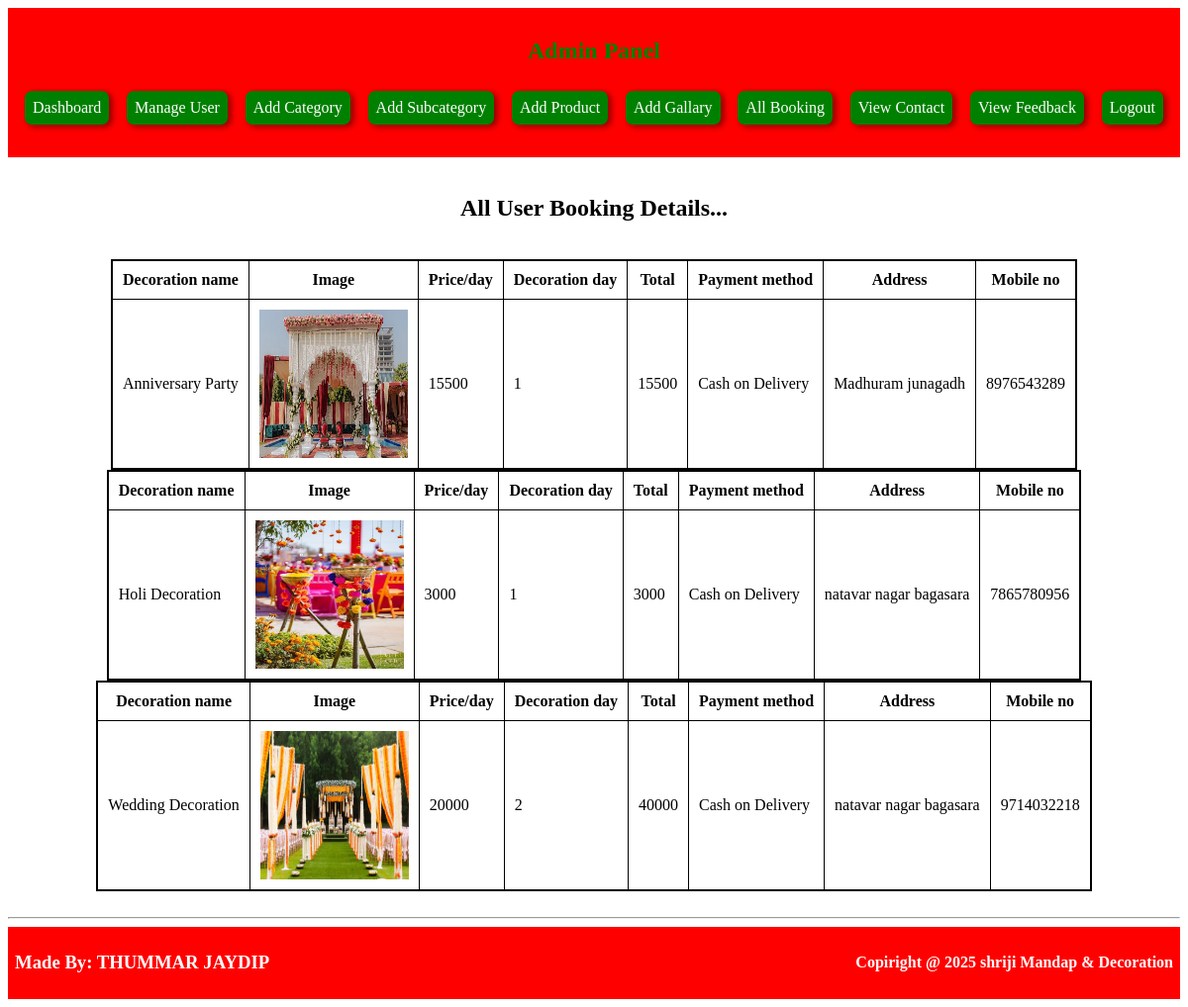
The app's page /admin/php/viewbooking.php with its own data.
### tables this page shows
CREATE TABLE `booknow` (
  `id` int(11) NOT NULL,
  `name` varchar(50) NOT NULL,
  `image` varchar(100) NOT NULL,
  `price` varchar(50) NOT NULL,
  `dayofdecoration` varchar(20) NOT NULL,
  `total` varchar(30) NOT NULL,
  `payment` varchar(30) NOT NULL,
  `address` varchar(50) NOT NULL,
  `mobile` varchar(10) NOT NULL,
  `user_id` int(100) NOT NULL
);

### admin/php/viewbooking.php (the view, shortened to what this page needs)
<?php
include 'header.php';
include 'dbconnection.php';
$qry="select * from booknow";
$result= mysqli_query($con,$qry);
?>
<h2 style="text-align:center">All User Booking Details...</h2>
<?php while($row= mysqli_fetch_assoc($result)){ ?>
    <center>
        <table cellpadding="10" style="border:2px solid black;">
            <tr>
                <th>Decoration name</th>
                <th>Image</th>
                <th>Price/day</th>
                <th>Decoration day</th>
                <th>Total</th>
                <th>Payment method</th>
                <th>Address</th>
                <th>Mobile no</th>
            </tr>
            <tr>
                <td><?= $row['name'] ?></td>
                <td><img src="../../products/<?= $row['image']; ?>" alt="image" width="150" height="150"></td>
                <td><?= $row['price'] ?></td>
                <td><?= $row['dayofdecoration'] ?></td>
                <td><?= $row['total'] ?></td>
                <td><?= $row['payment'] ?></td>
                <td><?= $row['address'] ?></td>
                <td><?= $row['mobile'] ?></td>
            </tr>
        </table>
    </center>
<?php } ?>
<br><hr>
<?php include 'footer.php'; ?>

### admin/php/header.php (shortened to what this page needs)
<header>
<nav class="four">
    <h2 class="five">Admin Panel</h2>
    <ul class="one">
        <li class="two">
            <a href="dashboard.php" class="three">Dashboard</a>
        </li>
        <li class="two">
            <a href="manageuser.php" class="three">Manage User</a>
        </li>
        <li class="two">
            <a href="addcategory.php" class="three">Add Category</a>
        </li>
        <li class="two">
            <a href="addsubcategory.php" class="three">Add Subcategory</a>
        </li>
        <li class="two">
            <a href="addproduct.php" class="three">Add Product</a>
        </li>
        <li class="two">
            <a href="addgallary.php" class="three">Add Gallary</a>
        </li>
        <li class="two">
            <a href="viewbooking.php" class="three">All Booking</a>
        </li>
        <li class="two">
            <a href="viewcontact.php" class="three">View Contact</a>
        </li>
        <li class="two">
            <a href="viewfeedback.php" class="three">View Feedback</a>
        </li>
        <li class="two">
            <a href="logout.php" class="three">Logout</a>
        </li>
    </ul>
</nav>
</header>

### admin/php/footer.php (shortened to what this page needs)
<center>
    <div class="one">
        <h3>
            Made By: THUMMAR JAYDIP
        </h3>
        <b>
            <span>Copiright @ 2025 shriji Mandap & Decoration</span>
        </b>
    </div>
</center>

### admin/php/header.php (style rules this page uses)
.one { display: flex; justify-content: space-between; align-items: center; list-style-type: none; }
.three { text-decoration: none; color: white; }
.four { background-color: red; padding: 10px; }
.five { text-align: center; color: green; }
.two { background-color: green; padding: 8px; border-radius: 7px; box-shadow:3px 2px 6px rgba(8, 1, 1, 0.5); }

### admin/php/viewbooking.php (style rules this page uses)
table, th, td { border: 1px solid black; border-collapse: collapse; }

### admin/php/footer.php (style rules this page uses)
.one { background-color: red; color:white; padding: 7px; }

### records on screen
booknow: name "Anniversary Party", image (picture), price "15500", dayofdecoration "1", total "15500", payment "Cash on Delivery", address "Madhuram junagadh", mobile "8976543289"
booknow: name "Holi Decoration", image (picture), price "3000", dayofdecoration "1", total "3000", payment "Cash on Delivery", address "natavar nagar bagasara", mobile "7865780956"
booknow: name "Wedding Decoration", image (picture), price "20000", dayofdecoration "2", total "40000", payment "Cash on Delivery", address "natavar nagar bagasara", mobile "9714032218"
